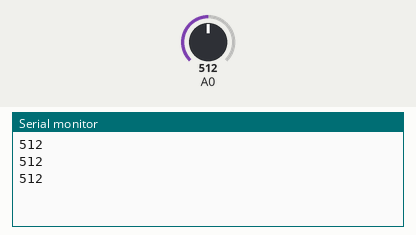
Simulated run of this sketch. Board: Arduino Uno, built with avr-gcc and run on an emulated ATmega328P. On the bench: the last lines printed to the serial monitor. The inputs (shaded band) are chosen by the test bench; at power-on: A0 = 512.

Above: at 1.3 s.
1.4 s: A0 set to 716
At 1.9 s:
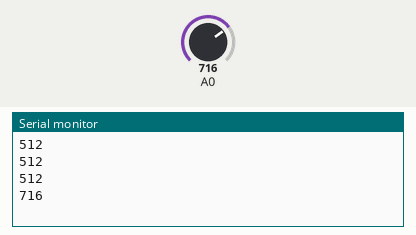
2.9 s: A0 set to 900
At 3.4 s:
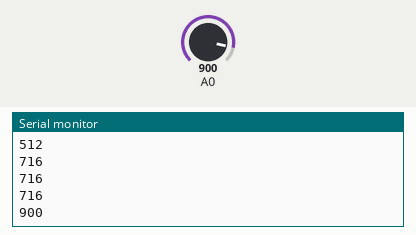
Timing chart, 0 to 5.9 s (numbered marks = the images above; inputs shaded):
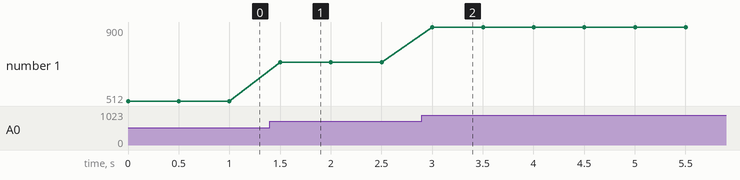

The sketch:

sensorInfravermelhos.ino
```cpp
void setup() {
  Serial.begin(9600);
}

void loop() {
  int valorLeitura = analogRead(A0);

  Serial.println(valorLeitura);


  delay(500);
}
```

Measured:
- after the input at 1.4 s, the serial monitor: prints a new line after 0.10 s (image 1)
- after the input at 2.9 s, the serial monitor: prints a new line after 0.10 s (image 2)
- plotted number 1: 512 → 716 after the input at 1.4 s, 716 → 900 after the input at 2.9 s
